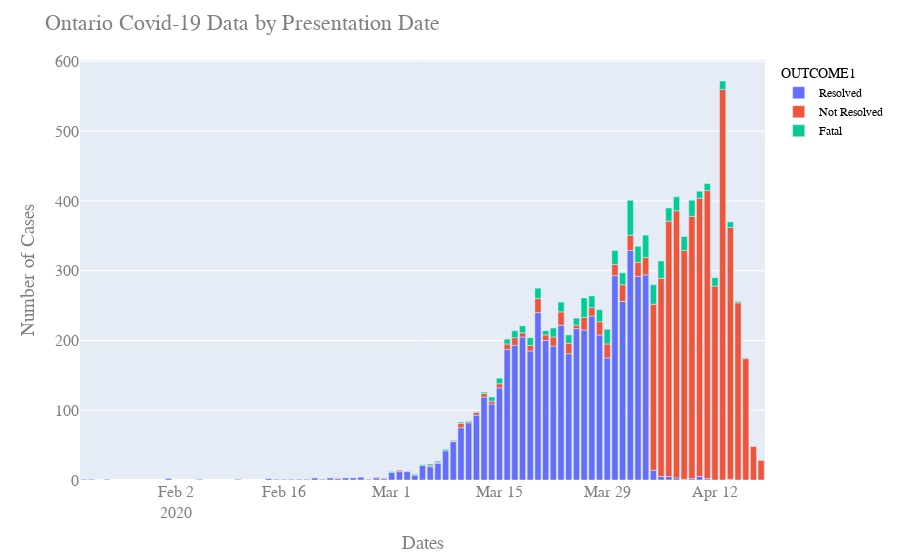

Write notebook code for a chart like this one.
### Code cell
fig = px.bar(df4, x="ACCURATE_EPISODE_DATE", y="CASES", color='OUTCOME1')
fig.update_layout(
    title="Ontario Covid-19 Data by Presentation Date",
    xaxis_title="Dates",
    yaxis_title="Number of Cases",
    font=dict(
        family="Courier New, monospace",
        size=16,
        color="#7f7f7f"
    ),
    legend=dict(
        font=dict(
            family="sans-serif",
            size=12,
            color="black"
        )
    )
)
fig.show()
fig.write_html("Ontariobar.html")

### Figure 1 — Plotly figure (JSON) as saved in the notebook; plotly's stock layout.template omitted (floating-point values rounded to 4 significant figures)
{"data": [{"alignmentgroup": "True", "hoverlabel": {"namelength": 0}, "hovertemplate": "OUTCOME1=Resolved<br>ACCURATE_EPISODE_DATE=%{x}<br>CASES=%{y}", "legendgroup": "Resolved", "marker": {"color": "#636efa"}, "name": "Resolved", "offsetgroup": "Resolved", "orientation": "v", "showlegend": true, "textposition": "auto", "type": "bar", "x": ["2020-01-21T00:00:00", "2020-01-22T00:00:00", "2020-01-24T00:00:00", "2020-02-01T00:00:00", "2020-02-05T00:00:00", "2020-02-10T00:00:00", "2020-02-14T00:00:00", "2020-02-15T00:00:00", "2020-02-16T00:00:00", "2020-02-17T00:00:00", "2020-02-18T00:00:00", "2020-02-19T00:00:00", "2020-02-20T00:00:00", "2020-02-21T00:00:00", "2020-02-22T00:00:00", "2020-02-23T00:00:00", "2020-02-24T00:00:00", "2020-02-25T00:00:00", "2020-02-26T00:00:00", "2020-02-27T00:00:00", "2020-02-28T00:00:00", "2020-02-29T00:00:00", "2020-03-01T00:00:00", "2020-03-02T00:00:00", "2020-03-03T00:00:00", "2020-03-04T00:00:00", "2020-03-05T00:00:00", "2020-03-06T00:00:00", "2020-03-07T00:00:00", "2020-03-08T00:00:00", "2020-03-09T00:00:00", "2020-03-10T00:00:00", "2020-03-11T00:00:00", "2020-03-12T00:00:00", "2020-03-13T00:00:00", "2020-03-14T00:00:00", "2020-03-15T00:00:00", "2020-03-16T00:00:00", "2020-03-17T00:00:00", "2020-03-18T00:00:00", "2020-03-19T00:00:00", "2020-03-20T00:00:00", "2020-03-21T00:00:00", "2020-03-22T00:00:00", "2020-03-23T00:00:00", "2020-03-24T00:00:00", "2020-03-25T00:00:00", "2020-03-26T00:00:00", "2020-03-27T00:00:00", "2020-03-28T00:00:00", "2020-03-29T00:00:00", "2020-03-30T00:00:00", "2020-03-31T00:00:00", "2020-04-01T00:00:00", "2020-04-02T00:00:00", "2020-04-03T00:00:00", "2020-04-04T00:00:00", "2020-04-05T00:00:00", "2020-04-06T00:00:00", "2020-04-07T00:00:00", "2020-04-08T00:00:00", "2020-04-09T00:00:00", "2020-04-10T00:00:00", "2020-04-11T00:00:00", "2020-04-14T00:00:00"], "xaxis": "x", "y": [1, 1, 1, 2, 1, 1, 2, 1, 1, 1, 1, 1, 3, 1, 3, 2, 3, 3, 4, 1, 3, 2, 11, 12, 12, 7, 21, 19, 24, 42, 55, 75, 82, 93, 119, 109, 132, 187, 193, 205, 185, 240, 200, 192, 222, 181, 217, 215, 235, 208, 175, 293, 256, 329, 292, 294, 14, 5, 5, 3, 1, 2, 5, 2, 1], "yaxis": "y"}, {"alignmentgroup": "True", "hoverlabel": {"namelength": 0}, "hovertemplate": "OUTCOME1=Not Resolved<br>ACCURATE_EPISODE_DATE=%{x}<br>CASES=%{y}", "legendgroup": "Not Resolved", "marker": {"color": "#EF553B"}, "name": "Not Resolved", "offsetgroup": "Not Resolved", "orientation": "v", "showlegend": true, "textposition": "auto", "type": "bar", "x": ["2020-02-23T00:00:00", "2020-02-28T00:00:00", "2020-02-29T00:00:00", "2020-03-02T00:00:00", "2020-03-04T00:00:00", "2020-03-06T00:00:00", "2020-03-07T00:00:00", "2020-03-09T00:00:00", "2020-03-10T00:00:00", "2020-03-11T00:00:00", "2020-03-12T00:00:00", "2020-03-13T00:00:00", "2020-03-14T00:00:00", "2020-03-15T00:00:00", "2020-03-16T00:00:00", "2020-03-17T00:00:00", "2020-03-18T00:00:00", "2020-03-19T00:00:00", "2020-03-20T00:00:00", "2020-03-21T00:00:00", "2020-03-22T00:00:00", "2020-03-23T00:00:00", "2020-03-24T00:00:00", "2020-03-25T00:00:00", "2020-03-26T00:00:00", "2020-03-27T00:00:00", "2020-03-28T00:00:00", "2020-03-29T00:00:00", "2020-03-30T00:00:00", "2020-03-31T00:00:00", "2020-04-01T00:00:00", "2020-04-02T00:00:00", "2020-04-03T00:00:00", "2020-04-04T00:00:00", "2020-04-05T00:00:00", "2020-04-06T00:00:00", "2020-04-07T00:00:00", "2020-04-08T00:00:00", "2020-04-09T00:00:00", "2020-04-10T00:00:00", "2020-04-11T00:00:00", "2020-04-12T00:00:00", "2020-04-13T00:00:00", "2020-04-14T00:00:00", "2020-04-15T00:00:00", "2020-04-16T00:00:00", "2020-04-17T00:00:00", "2020-04-18T00:00:00"], "xaxis": "x", "y": [1, 1, 1, 2, 1, 2, 1, 1, 6, 2, 4, 5, 4, 6, 8, 11, 6, 8, 20, 8, 13, 19, 15, 5, 18, 12, 19, 20, 16, 24, 22, 20, 25, 238, 284, 366, 383, 328, 376, 399, 413, 278, 560, 361, 254, 174, 48, 28], "yaxis": "y"}, {"alignmentgroup": "True", "hoverlabel": {"namelength": 0}, "hovertemplate": "OUTCOME1=Fatal<br>ACCURATE_EPISODE_DATE=%{x}<br>CASES=%{y}", "legendgroup": "Fatal", "marker": {"color": "#00cc96"}, "name": "Fatal", "offsetgroup": "Fatal", "orientation": "v", "showlegend": true, "textposition": "auto", "type": "bar", "x": ["2020-03-01T00:00:00", "2020-03-04T00:00:00", "2020-03-05T00:00:00", "2020-03-06T00:00:00", "2020-03-07T00:00:00", "2020-03-08T00:00:00", "2020-03-09T00:00:00", "2020-03-10T00:00:00", "2020-03-11T00:00:00", "2020-03-12T00:00:00", "2020-03-13T00:00:00", "2020-03-14T00:00:00", "2020-03-15T00:00:00", "2020-03-16T00:00:00", "2020-03-17T00:00:00", "2020-03-18T00:00:00", "2020-03-19T00:00:00", "2020-03-20T00:00:00", "2020-03-21T00:00:00", "2020-03-22T00:00:00", "2020-03-23T00:00:00", "2020-03-24T00:00:00", "2020-03-25T00:00:00", "2020-03-26T00:00:00", "2020-03-27T00:00:00", "2020-03-28T00:00:00", "2020-03-29T00:00:00", "2020-03-30T00:00:00", "2020-03-31T00:00:00", "2020-04-01T00:00:00", "2020-04-02T00:00:00", "2020-04-03T00:00:00", "2020-04-04T00:00:00", "2020-04-05T00:00:00", "2020-04-06T00:00:00", "2020-04-07T00:00:00", "2020-04-08T00:00:00", "2020-04-09T00:00:00", "2020-04-10T00:00:00", "2020-04-11T00:00:00", "2020-04-12T00:00:00", "2020-04-13T00:00:00", "2020-04-14T00:00:00", "2020-04-15T00:00:00", "2020-04-16T00:00:00"], "xaxis": "x", "y": [1, 1, 1, 2, 2, 2, 1, 2, 1, 1, 2, 6, 8, 7, 10, 10, 11, 15, 6, 13, 14, 12, 10, 28, 17, 17, 21, 20, 17, 50, 23, 32, 28, 25, 19, 20, 20, 23, 10, 10, 12, 12, 8, 2, 1], "yaxis": "y"}], "layout": {"barmode": "relative", "font": {"color": "#7f7f7f", "family": "Courier New, monospace", "size": 16}, "legend": {"font": {"color": "black", "family": "sans-serif", "size": 12}, "title": {"text": "OUTCOME1"}, "tracegroupgap": 0}, "margin": {"t": 60}, "title": {"text": "Ontario Covid-19 Data by Presentation Date"}, "xaxis": {"anchor": "y", "domain": [0, 1], "title": {"text": "Dates"}}, "yaxis": {"anchor": "x", "domain": [0, 1], "title": {"text": "Number of Cases"}}}}
